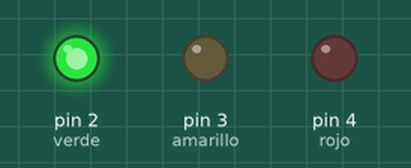
This sketch was run on a simulated Arduino Uno, built with avr-gcc and run on an emulated ATmega328P. On the bench: output pins drawn as LEDs (lit = HIGH).

Above: at 2.5 s.
At 5.5 s:
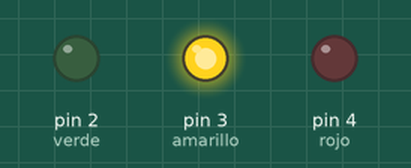
At 8.5 s:
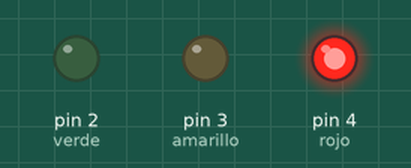
Timing chart, 0 to 14.3 s (numbered marks = the images above):
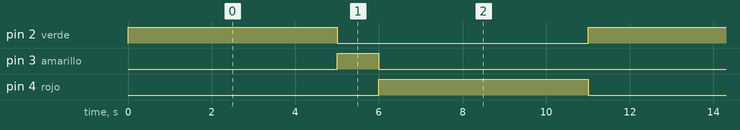

The sketch:

Semaforo.ino
```cpp
int verde = 2;
int amarillo = 3;
int rojo = 4;

void setup() {
  pinMode(verde, OUTPUT);
  pinMode(amarillo, OUTPUT);
  pinMode(rojo, OUTPUT);

}

void loop() {
  digitalWrite(verde, HIGH);    //luz verde encendida
  digitalWrite(amarillo, LOW);
  digitalWrite(rojo, LOW);
  delay(5000);

  digitalWrite(verde, LOW);     //luz amarailla encendida
  digitalWrite(amarillo, HIGH);
  digitalWrite(rojo, LOW);
  delay(1000);

  digitalWrite(verde, LOW);     // luz roja encendida
  digitalWrite(amarillo, LOW);
  digitalWrite(rojo, HIGH);
  delay(5000);
}
```

Measured:
- by itself, pin 2 (verde), pin 4 (rojo): alternates HIGH for 5.0 s and LOW for 6.0 s
- by itself, pin 3 (amarillo): alternates HIGH for 1.0 s and LOW for 10.0 s
- by itself, everything shown: repeats every 11.0 s, in 3 steps
